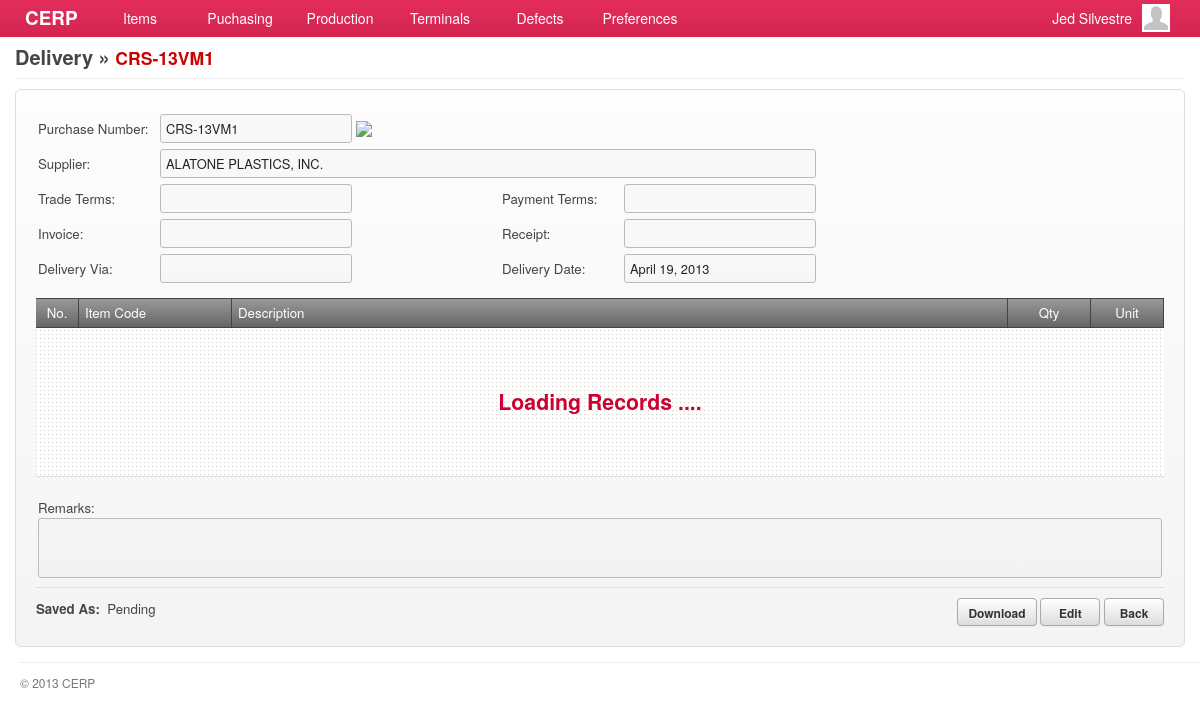
Page /account/deliveries-show_copy2.php?id=11 (signed in) on the committed database.
### tables this page shows
CREATE TABLE `deliveries` (
  `id` bigint(20) NOT NULL AUTO_INCREMENT,
  `purchase_id` int(11) DEFAULT NULL,
  `delivery_via` varchar(80) DEFAULT NULL,
  `delivery_date` date DEFAULT NULL,
  `remarks` varchar(180) DEFAULT NULL,
  `status` int(4) DEFAULT '135',
  `updated_at` datetime DEFAULT NULL,
  `created_at` datetime DEFAULT NULL,
  PRIMARY KEY (`id`)
);

CREATE TABLE `purchases` (
  `id` bigint(20) NOT NULL AUTO_INCREMENT,
  `purchase_number` varchar(45) DEFAULT NULL,
  `supplier_id` bigint(20) DEFAULT NULL,
  `delivery_via` varchar(80) DEFAULT NULL,
  `delivery_date` date DEFAULT NULL,
  `trade_terms` varchar(80) DEFAULT NULL,
  `payment_terms` varchar(80) DEFAULT NULL,
  `total_amount` double DEFAULT NULL,
  `remarks` varchar(180) DEFAULT NULL,
  `status` int(3) DEFAULT '9',
  `completion_status` int(11) DEFAULT NULL,
  `publish_by` bigint(20) DEFAULT '0',
  `updated_by` bigint(20) DEFAULT '0',
  `updated_at` datetime DEFAULT NULL,
  `created_by` bigint(20) DEFAULT '0',
  `created_at` datetime DEFAULT NULL,
  PRIMARY KEY (`id`)
);

CREATE TABLE `suppliers` (
  `id` int(11) NOT NULL AUTO_INCREMENT,
  `supplier_code` varchar(45) DEFAULT NULL,
  `name` varchar(100) DEFAULT NULL,
  `address` varchar(100) DEFAULT NULL,
  `country` int(11) DEFAULT NULL,
  `representative` varchar(100) DEFAULT NULL,
  `contact_no1` varchar(45) DEFAULT NULL,
  `contact_no2` varchar(45) DEFAULT NULL,
  `fax_no` varchar(45) DEFAULT NULL,
  `email` varchar(45) DEFAULT NULL,
  `supplier_type` int(11) DEFAULT NULL,
  `product_service` int(11) DEFAULT NULL,
  `term_of_payment` int(11) DEFAULT NULL,
  `description` tinytext,
  `created_at` timestamp NULL DEFAULT NULL,
  `updated_at` timestamp NULL DEFAULT NULL,
  PRIMARY KEY (`id`)
);

CREATE TABLE `lookup_status` (
  `id` int(11) NOT NULL AUTO_INCREMENT,
  `code` varchar(7) DEFAULT NULL,
  `description` varchar(45) DEFAULT NULL,
  `parent` varchar(6) DEFAULT NULL,
  `created_at` timestamp NULL DEFAULT NULL,
  `updated_at` timestamp NULL DEFAULT NULL,
  PRIMARY KEY (`id`)
);

### include/general.class.php (called while the page is built, shortened)
<?php
require('database.class.php');
require('posts.class.php');
require('query.class.php');
require('role.class.php');
$HostAccount	= "account";
$HostExcel		= "excel";
$DB				= new MySQL;
  $Host			= "cerp";
  $HostAccount	= "/".$Host."/".$HostAccount;
  $HostExcel	= "/".$Host."/".$HostExcel;
  $DB->database	= "cerpdb";
  $DB->username	= "cerpuser";
  $DB->password	= "cerpuser";
  $DB->hostname	= "localhost";
$Query			= new Query($DB);
$Signed			= $_SESSION['user'];
$Role		= new Role($DB, $Signed['id']);
require('functions.php');
?>

### include/role.class.php (called while the page is built, shortened)
<?php
class Role
{
	private $DB;
	private $user_id;
	function Role($db, $uid) {
  	$this->DB = $db;
		$this->user_id = $uid;
  }
	function isCapableByName($cap_name) {
		foreach ($this->getUserRoles() as $user_role) {
			$result = $this->DB->Find('role_capabilities', array(
						  			'columns' 		=> 'role_capabilities.*',
						  			'joins' => 'INNER JOIN capabilities ON capabilities.id = role_capabilities.capability_id',
						  	    'conditions' 	=> 'capabilities.capability="'. $cap_name .'" AND role_id='. $user_role['role_id']));
			if(isset($result)) {
				return TRUE;
			}
		}
	}
	function getUserRoles() {
		$result = $this->DB->Get('user_roles', array(
						  			'columns' 		=> 'user_roles.role_id, roles.name',
						  			'joins' => 'INNER JOIN roles ON roles.id = user_roles.role_id',
						  	    'conditions' 	=> 'user_roles.user_id='. $this->user_id));
		if(isset($result)) {
			return $result;
		}
	}
}

### include/database.class.php (called while the page is built, shortened)
<?php
class MySQL {
  public $username	= "cerpuser";
  public $password	= "cerpuser";
  public $hostname	= "localhost";
  public function Connect() {
    $conn = mysql_connect($this->hostname, $this->username, $this->password) or die("<br/><span class='notice'><p class='error'><strong>ERROR!</strong> Unable to connect to MySQL! </p></span>");
    return $conn;
  }
  public function Query($sql) {
  	$conn = $this->Connect();
    $result = mysql_query($sql, $conn);
	return $result;
  }
  function Get($table, $args='') {
  	if (isset($args)) {
  	  $args['columns'] = (isset($args['columns']) ? $args['columns'] : '*');
  	  $args['joins'] = (isset($args['joins']) ? $args['joins'] : '');
		  $args['conditions'] = ($args['conditions'] == '' ? '' : 'WHERE '.$args['conditions']);
		  $args['sort_column'] = ($args['sort_column'] == '' ? '' : 'ORDER BY '.$args['sort_column']);
		  $args['sort_order'] = ($args['sort_order'] == '' ? '' : $args['sort_order']);
		  $args['startpoint'] = ($args['startpoint'] == '' ? '' : 'LIMIT '.$args['startpoint']);
		  $args['limit'] = ($args['limit'] == '' ? '' : ','.$args['limit']);
		}
	$data = array();
	$sql = "SELECT ".$args['columns']." FROM ".$table." ".$args['joins']." ".$args['conditions']." ".$args['sort_column']." ".$args['sort_order']." ".$args['startpoint']." ".$args['limit'];
	$result = $this->IsEmpty($this->Query($sql));
	if(!empty($result)) {
      while ($row = mysql_fetch_array($result)) {
        $data[] = $row;
      }
	}
	return $data;
  }
	function Fetch($table, $args='') {
  	if (isset($args)) {
  	  $args['columns'] = (isset($args['columns']) ? $args['columns'] : '*');
  	  $args['joins'] = (isset($args['joins']) ? $args['joins'] : '');
	  	$args['conditions'] = ($args['conditions'] == '' ? '' : ' WHERE '.$args['conditions']);
      $args['order'] = ($args['order'] == '' ? '' : ' ORDER BY '.$args['order']);
      $args['limit'] = ($args['limit'] == '' ? '' : ' LIMIT '.$args['limit']);
      $args['group'] = ($args['group'] == '' ? '' : ' GROUP BY '.$args['group']);
    }
	$data = array();
    $sql = "SELECT ".$args['columns'];
    $sql .= " FROM ".$table." ".$args['joins'];
    $sql .= $args['conditions'];
    $sql .= $args['group'];
    $sql .= $args['order'];
    $sql .= $args['limit'];
	$result = $this->IsEmpty($this->Query($sql));
	if(!empty($result)) {
      while ($row = mysql_fetch_array($result)) {
        $data[] = $row;
      }
	}
	return $data;
  }
  function Find($table, $args='') {
  	if (isset($args)) {
  	  $args['columns'] = (isset($args['columns']) ? $args['columns'] : '*');
  	  $args['joins'] = (isset($args['joins']) ? $args['joins'] : '');
	  $args['conditions'] = ($args['conditions'] == '' ? '' : 'where '.$args['conditions']);
	}
	$sql = "SELECT ".$args['columns']." FROM ".$table." ".$args['joins']." ".$args['conditions'] ." ". $args['sort_column'];
	$row = $this->IsEmpty($this->Query($sql));
	return mysql_fetch_array($row);
  }
  private function IsEmpty($result) {
    if(mysql_num_rows($result) > 0) return $result;
    return null;
  }
}

### include/query.class.php (called while the page is built, shortened)
<?php
class Query {
  private $DB;
  function Query($db) {
  	$this->DB = $db;
  }
  function delivery_by_id($id) {
  	$query = $this->DB->Fetch('deliveries', array(
               'columns'  => 'deliveries.id, purchases.id AS pid, purchases.purchase_number, suppliers.id AS supplier_id, suppliers.name AS supplier_name,
                              deliveries.delivery_date, deliveries.delivery_via, purchases.trade_terms,
                              purchases.payment_terms, purchases.total_amount, deliveries.remarks, lookup_status.description AS status,
                              deliveries.created_at AS receive_date',
               'joins' => 'INNER JOIN purchases ON purchases.id = deliveries.purchase_id
               						 INNER JOIN suppliers ON suppliers.id = purchases.supplier_id
                           INNER JOIN lookup_status ON lookup_status.id = deliveries.status',
               'conditions' => 'deliveries.id = '. $id)
             );
		if(!empty($query)) return $query[0];
		return null;
  }
}

### account/deliveries-show_copy2.php (the view, shortened to what this page needs)
<?php
  $capability_key = 'show_deliveries';
  require('header.php');
	$allowed = $Role->isCapableByName($capability_key);
	if(!$allowed) {
		require('inaccessible.php');
	}else{
  	$delivery = $Query->delivery_by_id($_GET['id']);
?>
      <div id="page">
        <div id="page-title">
          <h2>
            <span class="title">Delivery &raquo; <span class="red"><?php echo $delivery['purchase_number']; ?></span></span>
          </h2>
        </div>
        <div id="content">
          <form id="delivery-form" action="<?php host($Capabilities->GetUrl()) ?>" method="POST" class="form-container">
             <div>
             	<table>
                   <tr>
                      <td width="120">Purchase Number:</td><td width="340"><input type="text" value="<?php echo $delivery['purchase_number']; ?>" class="text-field" disabled/>
                      	<?php echo $linkto = (isset($delivery['pid'])) ? link_to('purchases-show.php?id='.$delivery['pid']) : '' ?>
                      </td>
                      <td width="120"></td><td width="340"></td>
                   </tr>
                   <tr>
                      <td>Supplier:</td>
                      <td colspan="99">
                        <input type="text" value="<?php echo $delivery['supplier_name']; ?>" class="text-field" style="width:644px;" disabled/>
                      </td>
                   </tr>
                   <tr>
                      <td>Trade Terms:</td><td><input type="text" value="<?php echo $delivery['trade_terms']; ?>" class="text-field" disabled/></td>
                      <td>Payment Terms:</td><td><input type="text" value="<?php echo $delivery['payment_terms']; ?>" class="text-field" disabled/></td>
                   </tr>
                   <tr>
                      <td>Invoice:</td><td><input type="text" value="<?php echo $delivery['invoice']; ?>" class="text-field" disabled/></td>
                      <td>Receipt:</td><td><input type="text" value="<?php echo $delivery['receipt'] ?>" class="text-field" disabled/></td>
                   </tr>
                   <tr>
                      <td>Delivery Via:</td><td><input type="text" value="<?php echo $delivery['delivery_via']; ?>" class="text-field" disabled/></td>
                      <td>Delivery Date:</td><td><input type="text" value="<?php echo date("F d, Y", strtotime($delivery['delivery_date'])) ?>" class="text-field text-date" disabled/></td>
                   </tr>
                   <tr><td height="5" colspan="99"></td></tr>
                </table>
             </div>
             <div id="grid-delivery-materials" class="grid jq-grid" style="min-height:146px;">
               <table cellspacing="0" cellpadding="0">
                 <thead>
                   <tr>
                     <td width="30" class="border-right text-center">No.</td>
                     <td width="140" class="border-right">Item Code</td>
                     <td class="border-right">Description</td>
                     <td width="70" class="border-right text-center">Qty</td>
                     <td width="60" class="border-right text-center">Unit</td>
                   </tr>
                 </thead>
                 <tbody id="delivery-materials"></tbody>
               </table>
             </div>
             <div>
             	<table width="100%">
                   <tr><td height="5" colspan="99"></td></tr>
                   <tr>
                      <td></td>
                      <td align="right"></td>
                   </tr>
                   <tr><td colspan="2">Remarks:<br/><textarea style="min-width:650px;width:98.9%;height:50px;" disabled><?php echo $delivery['remarks']; ?></textarea></td></tr>
                </table>
             </div>
             <div class="field-command">
           	   <div class="text-post-status">
           	     <strong>Saved As:</strong>&nbsp;&nbsp;<?php echo $delivery['status']; ?>
               </div>
           	   <input type="button" value="Download" class="btn btn-download" rel="<?php echo excel_file('?category=delivery&id='. $delivery['id']); ?>"/>
               <?php if($delivery['status'] != "Publish") { ?>
               <input type="button" value="Edit" class="btn redirect-to" rel="<?php echo host('deliveries-edit.php?id='. $delivery['id']); ?>"/>
           	   <?php } ?>
               <input type="button" value="Back" class="btn redirect-to" rel="<?php echo host('deliveries.php'); ?>"/>
             </div>
          </form>
       </div>
<?php }
require('footer.php'); ?>

### stylesheets/main.css (style rules this page uses)
*, html, body { margin:0;padding:0; }
html { font-size: 100%; -webkit-text-size-adjust: 100%; -ms-text-size-adjust: 100%; }
body { margin: 0; font-family:"Helvetica Neue", Helvetica, Arial, sans-serif; font-size:14px; line-height:20px; color:#454545; background-color:#ffffff; }
h1, h2, h3, h4 { padding:0 0 5px; margin:0 0 10px; }
h2 { font-size:20px; }
#page { background-color:#ffffff; font-size:95%; }
#content { padding:0 15px; min-height: 500px; }
#page-title { margin:0 15px 10px; padding:47px 0 0; border-bottom:solid 1px #eeeeee; }
#page-title h2 { margin:0; padding:0 0 10px; }
#page-title h2 .title { float:left; padding-right:5px; }
#page-title h2 .title .red { color:#cc0000; font-size:0.88em; }
.border-right { border-right:solid 1px #dddddd; }
.text-center { text-align:center; }
.red { color: #DD0000; }

### stylesheets/form.css (style rules this page uses)
form { margin:0 0 10px; }
form table tr th, form table tr td { padding:2px 0; }
form .field-command { padding:10px 0 0; border-top:solid 1px #dddddd; text-align: right; }
form .field-command .text-post-status { float:left; margin-top:1px; }
.form-container { padding:20px; border:solid 1px #dddddd; background-color:#f9f9f9; background-image:-moz-linear-gradient(top, #fdfdfd, #f4f4f4); background-image:-webkit-gradient(linear, 0 0, 0 100%, from(#fdfdfd), to(#f4f4f4)); background-image:-webkit-linear-gradient(top, #fdfdfd, #f4f4f4); background-image:-o-linear-gradient(top, #fdfdfd, #f4f4f4); background-image:linear-gradient(to bottom, #fdfdfd, #f4f4f4); -webkit-border-radius:6px; -moz-border-radius:6px; border-radius:6px; }
input, textarea, select { padding:4px 5px; border:solid 1px #bbbbbb; color:#222222; font-size:97%; font-family:"Helvetica Neue", Helvetica, Arial, sans-serif; -webkit-border-radius:3px; -moz-border-radius:3px; border-radius:3px; }
input.text-field { width:180px; }
textarea { resize:none; }
.btn { display: inline-block; *display: inline; padding: 4px 10px 2px; margin-bottom: 0; min-width:60px; *margin-left: .3em; font-size: 12px; line-height: 20px; *line-height: 20px; color: #333333; text-align: center; text-shadow: 0 1px 1px rgba(255, 255, 255, 0.75); vertical-align: middle; cursor: pointer; font-weight:bold; background-color: #cccccc; *background-color: #dddddd; background-image: -webkit-gradient(linear, 0 0, 0 100%, from(#ffffff), to(#dddddd)); background-image: -webkit-linear-gradient(top, #ffffff, #dddddd); background-image: -o-linear-gradient(top, #ffffff, #dddddd); background-image: linear-gradient(to bottom, #ffffff, #dddddd); background-image: -moz-linear-gradient(top, #ffffff, #dddddd); background-repeat: repeat-x; border: 1px solid #bbbbbb; *border: 0; border-color: rgba(0, 0, 0, 0.1) rgba(0, 0, 0, 0.1) rgba(0, 0, 0, 0.25); border-color: #aaaaaa #aaaaaa #bfbfbf; border-bottom-color: #aaaaaa; outline:none; -webkit-border-radius: 4px; -moz-border-radius: 4px; border-radius: 4px; filter: progid:dximagetransform.microsoft.gradient(startColorstr='#ffffffff', endColorstr='#ffe6e6e6', GradientType=0); filter: progid:dximagetransform.microsoft.gradient(enabled=false); *zoom: 1; -webkit-box-shadow: inset 0 1px 0 rgba(255, 255, 255, 0.2), 0 1px 2px rgba(0, 0, 0, 0.05); -moz-box-shadow: inset 0 1px 0 rgba(255, 255, 255, 0.2), 0 1px 2px rgba(0, 0, 0, 0.05); box-shadow: inset 0 1px 0 rgba(255, 255, 255, 0.2), 0 1px 2px rgba(0, 0, 0, 0.05); }

### stylesheets/grid.css (style rules this page uses)
.grid { min-width:750px; overflow-x:scroll; background:#ffffff url('../images/bg-dotted.png') repeat left top; }
.grid table { margin:0; padding:0; width:100%; }
.grid table thead tr td { padding:4px 6px; border-top:solid 1px #444444; border-bottom:solid 1px #444444; background-color:#666666; background-image:-moz-linear-gradient(top, #999999, #666666); background-image:-webkit-gradient(linear, 0 0, 0 100%, from(#999999), to(#666666)); background-image:-webkit-linear-gradient(top, #999999, #666666); background-image:-o-linear-gradient(top, #999999, #666666); background-image:linear-gradient(to bottom, #999999, #666666); color:#ffffff; font-weight:normal; }
.grid table thead tr td.border-right { border-color:#444444; }

### rows in the picture
deliveries: purchase.purchase_number "CRS-13VM1", name "ALATONE PLASTICS, INC.", delivery_date "April 19, 2013", lookup_status.description "Pending"

### other values in the picture
$Signed['first_name'] "Jed"
$Signed['last_name'] "Silvestre"
